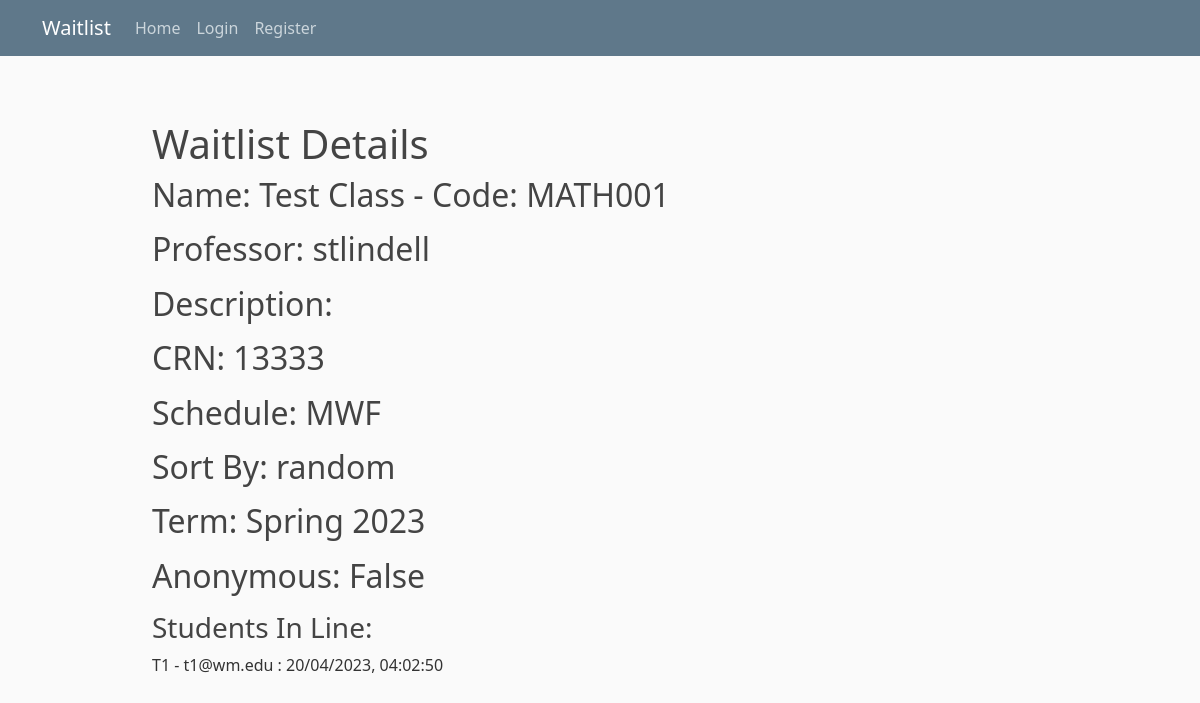
/studenthome/7/detail/, run on an earlier commit of the app's database.
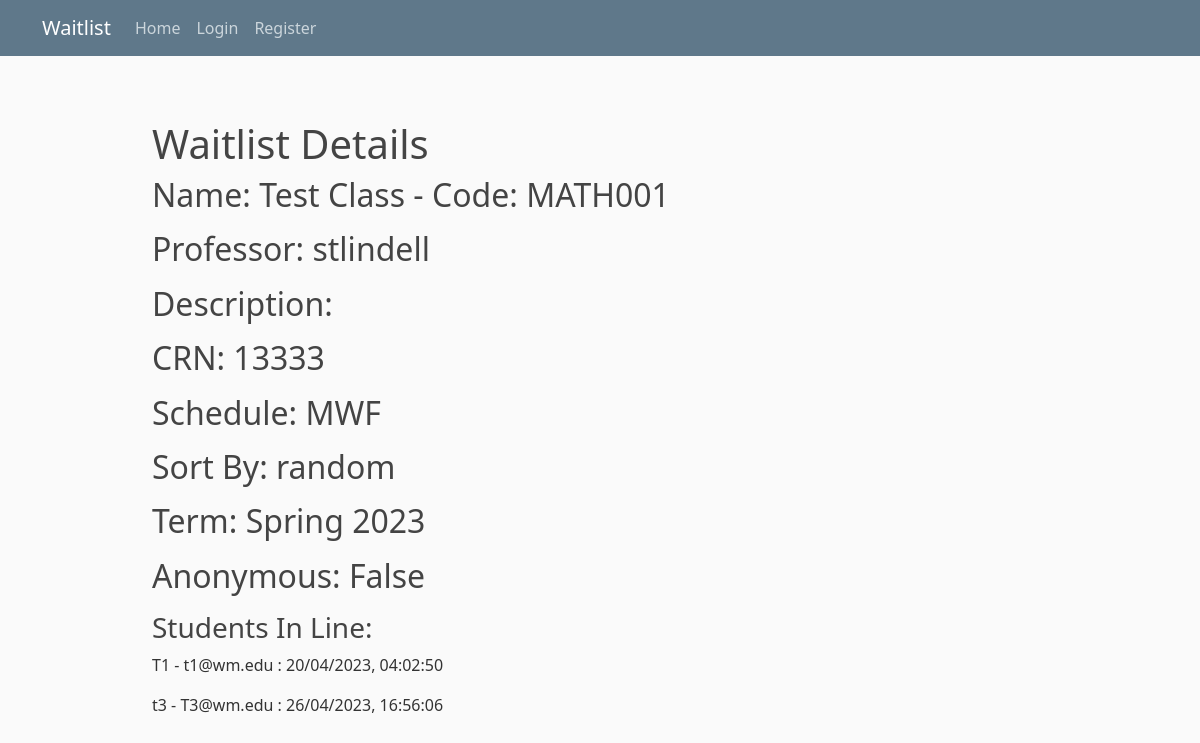
And on a later commit of the database.
### studentview/models.py (models this page shows)
class StudentTicket(models.Model):
    class_waitlist = models.ForeignKey(ClassWaitlist, on_delete=models.CASCADE)
    date_joined = models.DateTimeField("date joined")
    student = models.ForeignKey(User, on_delete=models.CASCADE)
    position = models.IntegerField(default=0)  # Add this line
    waitlist_status = models.CharField(max_length=1, default="p" ) #a = accept r = reject p = pending
    def __str__(self):
        return str(self.student) + " - " + str(self.student.email) + ' : ' + str(self.date_joined.strftime("%d/%m/%Y, %H:%M:%S"))

### studentview/views.py (the view)
# urls.py: path("<int:pk>/detail/", views.DetailView.as_view(), name='detail'),
class DetailView(generic.DetailView):
    model = ClassWaitlist
    template_name = 'studentview/detail.html'
    def get_context_data(self, **kwargs):
        print(kwargs)
        context = super().get_context_data(**kwargs)
        context['isProfessor'] = self.request.user.groups.filter(name='Professor').exists()
        context['ownsClass'] = self.request.user.id == kwargs['object'].professor.pk
        context['anonymous_waitlist'] = kwargs['object'].anonymous_waitlist
        return context

### studentview/models.py (called while the page is built)
    def __str__(self):
        return self.className

### studentview/templates/studentview/detail.html (shortened to what this page needs)
{% extends "studentview/base.html" %}
{% block content %}
<div style="padding:40px">
        <h1>Waitlist Details</h1>
        <legend> <h2> Name: {{ classwaitlist.className }}  - Code: {{ classwaitlist.classCode}} </h2> </legend>
        <legend> <h2> Professor: {{ classwaitlist.professor }} </h2> </legend>
        <legend> <h2> Description: {{ classwaitlist.classDescription }} </h2> </legend>
        <legend> <h2> CRN: {{ classwaitlist.crn }} </h2> </legend>
        <legend> <h2> Schedule: {{ classwaitlist.schedule }} </h2> </legend>
        <legend> <h2> Sort By: {{ classwaitlist.sortType }} </h2> </legend>
        <legend> <h2> Term: {{ classwaitlist.term }} </h2> </legend>
        <legend> <h2> Anonymous: {{ classwaitlist.anonymous_waitlist }} </h2> </legend>
        <h3 style="margin-top:20px"> Students In Line: </h3>
        {% for studentticket in classwaitlist.studentticket_set.all|dictsort:"position" %}
            <p>
                {% if classwaitlist.anonymous_waitlist and not isProfessor and studentticket.student != user %}
                Anonymous Student: {{studentticket.date_joined|date:"d/m/Y, H:i:s"}}
                {% else %}
                    {{ studentticket }}
                {% endif %}
            </p>
        {% endfor %}
</div>
{% endblock content %}

What changed in the data, as far as the page shows it:
added StudentTicket: student+date_joined "t3 - T3@wm.edu : 26/04/2023, 16:56:06"
